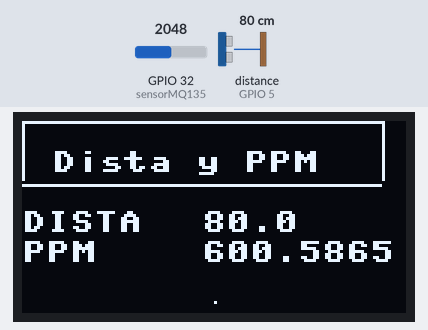
Simulated run of this program. Board: ESP32 board running MicroPython. On the bench: 128×64 one-colour display. The inputs (shaded band) are chosen by the test bench; at power-on: GPIO 32 (sensorMQ135) = 2048, distance to the obstacle (sensor on GPIO 5) 80 cm (analog values on the 0–4095 scale). The echo pulse lasts 58.3 µs per cm; requests to the public web service named in the program get a made-up reply in its usual format after 0.4 s (London, UTC, broken clouds, 64 % humidity, 1013 hPa unless stated); the clock reads 2024-03-15 10:24:30 at power-on unless the program sets it; what the program prints to the serial console is not drawn.

Above: at 4.6 s.
4.7 s: GPIO 32 (sensorMQ135) set to 2866
At 8.6 s:
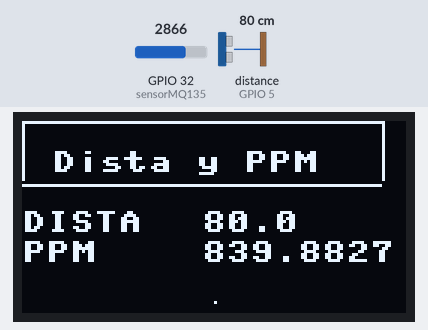
9.6 s: distance to the obstacle (sensor on GPIO 5) set to 2 cm
At 16.7 s:
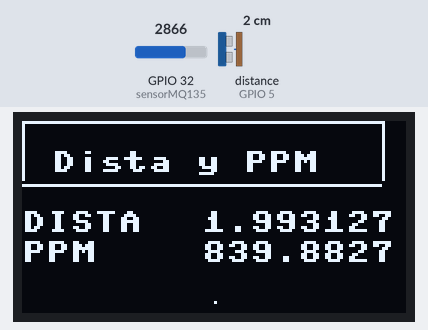
17.3 s: GPIO 32 (sensorMQ135) set to 1160
At 20.6 s:
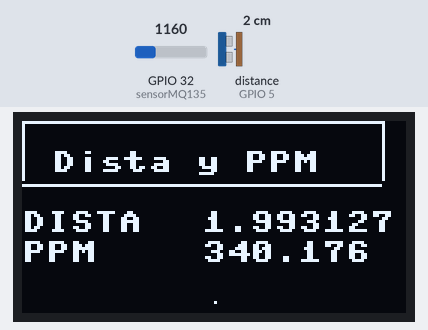
22.2 s: distance to the obstacle (sensor on GPIO 5) set to 4 cm
At 28.5 s:
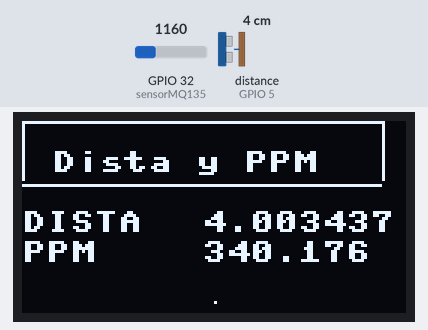
29.1 s: distance to the obstacle (sensor on GPIO 5) set to 9 cm
At 36.5 s:
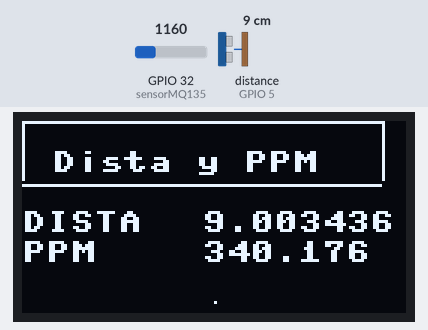
36.9 s: GPIO 32 (sensorMQ135) set to 1228
At 40.4 s:
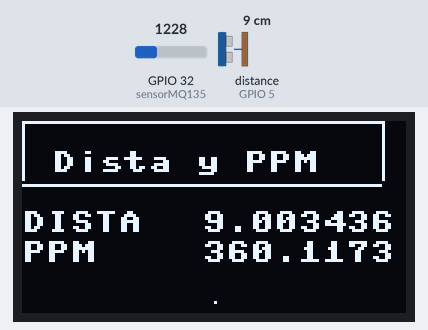
Timing chart, 0 to 41.9 s (numbered marks = the images above; inputs shaded):
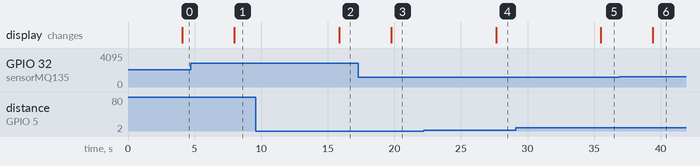

Measured:
- after the input at 4.7 s, the display: changes after 3.3 s (image 1)
- after the input at 9.6 s, the display: changes after 6.3 s (image 2)
- after the input at 17.3 s, the display: changes after 2.5 s (image 3)
- after the input at 22.2 s, the display: changes after 5.4 s (image 4)
- after the input at 29.1 s, the display: changes after 6.4 s (image 5)
- after the input at 36.9 s, the display: changes after 2.5 s (image 6)

The program:

main.py
```python
import network, time, urequests
from utime import sleep, sleep_ms
from hcsr04 import HCSR04
from machine import Pin, ADC, PWM, I2C
import network, time, urequests
import utime
from ssd1306 import SSD1306_I2C

alto= 64
ancho= 128

sensor = HCSR04(trigger_pin=15, echo_pin=5, echo_timeout_us=25000)
sensorMQ135 = ADC(Pin(32))

i2c=I2C(0, scl=Pin(22), sda=Pin(21))
oled = SSD1306_I2C(ancho, alto, i2c)
sensorMQ135.width(ADC.WIDTH_10BIT)
sensorMQ135.atten(ADC.ATTN_11DB)

def conectaWifi (red, password):
      global miRed
      miRed = network.WLAN(network.STA_IF)
      if not miRed.isconnected():              #Si no está conectado…
          miRed.active(True)                   #activa la interface
          miRed.connect(red, password)         #Intenta conectar con la red
          print('Conectando a la red', red +"…")
          timeout = time.time ()
          while not miRed.isconnected():           #Mientras no se conecte..
              if (time.ticks_diff (time.time (), timeout) > 10):
                  return False
      return True

if conectaWifi ("Esteman", "123456789011"):

    print ("Conexión exitosa!")
    print('Datos de la red (IP/netmask/gw/DNS):', miRed.ifconfig())

    url="https://api.thingspeak.com/update?api_key=2Q8AOZYXBK7WFB21"

    while True:
      distance = sensor.distance_cm()
      print ("Distancia", distance, "cm")
      sleep(1)

      lecturaMQ135 = int(sensorMQ135.read())
      utime.sleep(0.5)

      ppm = 1200 / 1023
      co = ppm * lecturaMQ135
      print ("Monoxido de carbono: ",co, "ppm")
      utime.sleep_ms(1000)

      if co <= 350:
        print ("Alta calidad de aire")
      elif 350 < co <= 800:
        print ("Moderada calidad de aire")
      elif 800 < co <= 1200:
        print ("Baja calidad de aire")
      else:
        print ("Mala calidad de aire")

      oled.fill(0)
      oled.pixel(64, 60, 1)
      oled.vline(0, 0, 20, 1)
      oled.vline(120, 0, 20, 1)
      oled.hline(0, 0, 120, 1)
      oled.hline(0, 21, 120, 1)
      oled.text("Dista y PPM", 10, 10, 1)
      oled.text("DISTA", 0, 30, 1) #
      oled.text("PPM", 0, 40, 1) #
      oled.text(str(distance), 60, 30, 1)
      #oled.text("cm", 100, 30, 1)
      oled.text(str(co), 60, 40, 1) #
      #oled.text("%", 100, 40, 1)
      oled.show()

      respuesta = urequests.get(url+"&field1="+str(distance)+"&field2="+str(co))# para thingspeak
      #respuesta = urequests.get(url+"&value1="+str(tem)+"&value2="+str(hum))# para ifttt
      print(respuesta.text)
      print(respuesta.status_code)
      respuesta.close ()
      time.sleep(1)


else:
       print ("Imposible conectar")
       miRed.active (False)
```
